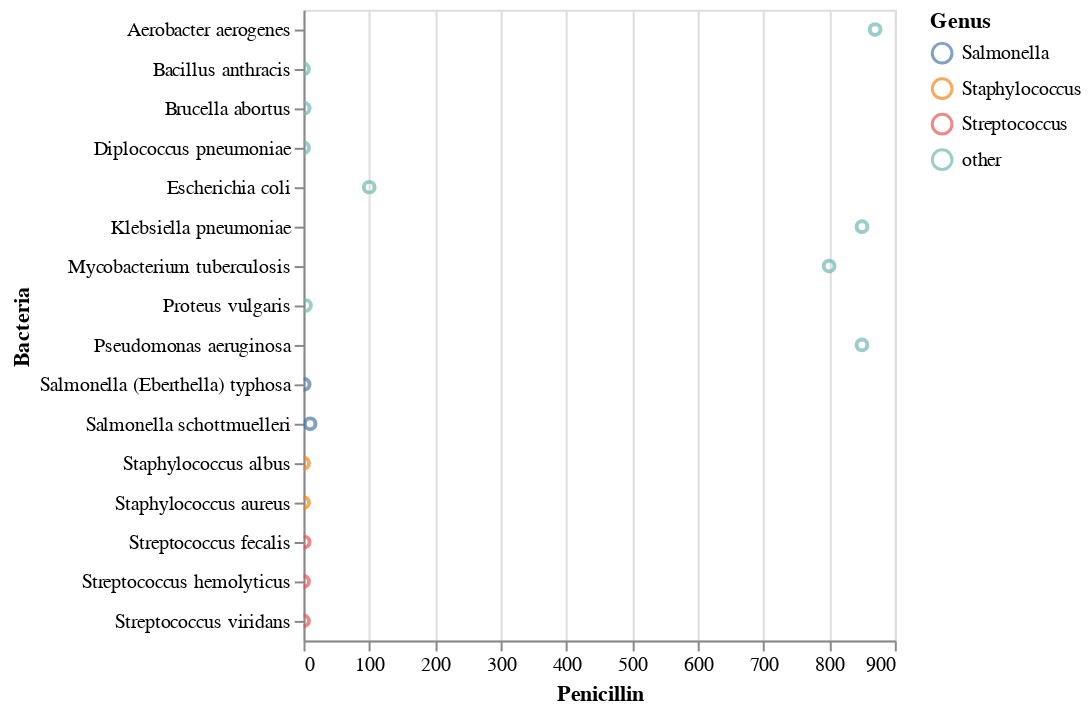

The code cell stored with this chart in its notebook:
### Markdown cell above
Para fornecer mais detalhes ao passar o mouse, podemos utilizar o canal de codificação `tooltip`.

### Code cell
alt.Chart(burtin).mark_point().encode(
    x='Penicillin',
    y='Bacteria',
    color='Genus',
    tooltip=['Bacteria', 'Genus'] # Ao passarmos o mouse, mostra qual a bactéria relacionada e seu gênero.
).interactive()

### Figure 1 — Vega-Lite specification as saved in the notebook (floating-point values rounded to 4 significant figures)
{"config": {"view": {"continuousWidth": 300, "continuousHeight": 300}}, "data": {"name": "data-9358c74bfa85e269e603e741ba1c4924"}, "mark": {"type": "point"}, "encoding": {"color": {"field": "Genus", "type": "nominal"}, "tooltip": [{"field": "Bacteria", "type": "nominal"}, {"field": "Genus", "type": "nominal"}], "x": {"field": "Penicillin", "type": "quantitative"}, "y": {"field": "Bacteria", "type": "nominal"}}, "params": [{"name": "param_16", "select": {"type": "interval", "encodings": ["x", "y"]}, "bind": "scales"}], "$schema": "https://vega.github.io/schema/vega-lite/v5.20.1.json", "datasets": {"data-9358c74bfa85e269e603e741ba1c4924": [{"Bacteria": "Aerobacter aerogenes", "Penicillin": 870.0, "Streptomycin": 1.0, "Neomycin": 1.6, "Gram_Staining": "negative", "Genus": "other"}, {"Bacteria": "Bacillus anthracis", "Penicillin": 0.001, "Streptomycin": 0.01, "Neomycin": 0.007, "Gram_Staining": "positive", "Genus": "other"}, {"Bacteria": "Brucella abortus", "Penicillin": 1.0, "Streptomycin": 2.0, "Neomycin": 0.02, "Gram_Staining": "negative", "Genus": "other"}, {"Bacteria": "Diplococcus pneumoniae", "Penicillin": 0.005, "Streptomycin": 11.0, "Neomycin": 10.0, "Gram_Staining": "positive", "Genus": "other"}, {"Bacteria": "Escherichia coli", "Penicillin": 100.0, "Streptomycin": 0.4, "Neomycin": 0.1, "Gram_Staining": "negative", "Genus": "other"}, {"Bacteria": "Klebsiella pneumoniae", "Penicillin": 850.0, "Streptomycin": 1.2, "Neomycin": 1.0, "Gram_Staining": "negative", "Genus": "other"}, {"Bacteria": "Mycobacterium tuberculosis", "Penicillin": 800.0, "Streptomycin": 5.0, "Neomycin": 2.0, "Gram_Staining": "negative", "Genus": "other"}, {"Bacteria": "Proteus vulgaris", "Penicillin": 3.0, "Streptomycin": 0.1, "Neomycin": 0.1, "Gram_Staining": "negative", "Genus": "other"}, {"Bacteria": "Pseudomonas aeruginosa", "Penicillin": 850.0, "Streptomycin": 2.0, "Neomycin": 0.4, "Gram_Staining": "negative", "Genus": "other"}, {"Bacteria": "Salmonella (Eberthella) typhosa", "Penicillin": 1.0, "Streptomycin": 0.4, "Neomycin": 0.008, "Gram_Staining": "negative", "Genus": "Salmonella"}, {"Bacteria": "Salmonella schottmuelleri", "Penicillin": 10.0, "Streptomycin": 0.8, "Neomycin": 0.09, "Gram_Staining": "negative", "Genus": "Salmonella"}, {"Bacteria": "Staphylococcus albus", "Penicillin": 0.007, "Streptomycin": 0.1, "Neomycin": 0.001, "Gram_Staining": "positive", "Genus": "Staphylococcus"}, {"Bacteria": "Staphylococcus aureus", "Penicillin": 0.03, "Streptomycin": 0.03, "Neomycin": 0.001, "Gram_Staining": "positive", "Genus": "Staphylococcus"}, {"Bacteria": "Streptococcus fecalis", "Penicillin": 1.0, "Streptomycin": 1.0, "Neomycin": 0.1, "Gram_Staining": "positive", "Genus": "Streptococcus"}, {"Bacteria": "Streptococcus hemolyticus", "Penicillin": 0.001, "Streptomycin": 14.0, "Neomycin": 10.0, "Gram_Staining": "positive", "Genus": "Streptococcus"}, {"Bacteria": "Streptococcus viridans", "Penicillin": 0.005, "Streptomycin": 10.0, "Neomycin": 40.0, "Gram_Staining": "positive", "Genus": "Streptococcus"}]}}
